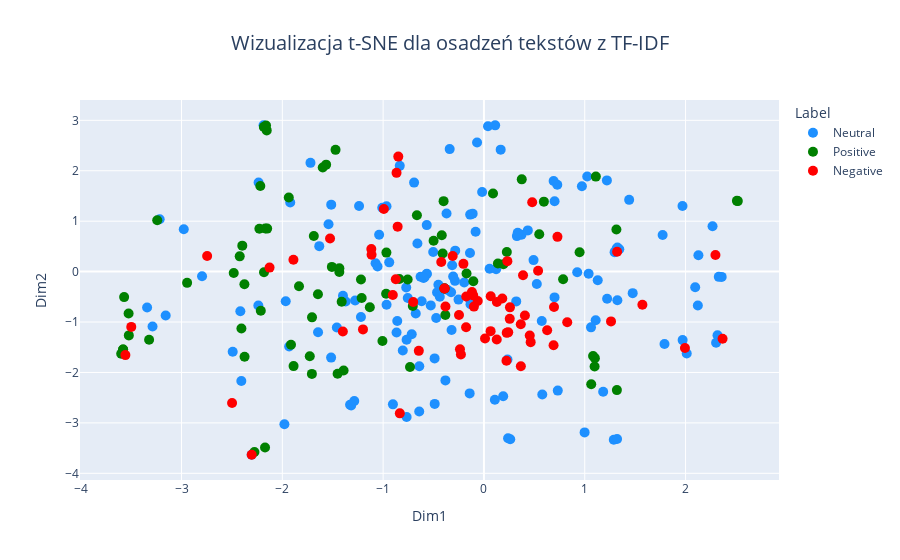

The cell this chart's notebook holds for it:
### Markdown cell above
# Tsne

### Code cell
tsne = TSNE(n_components=2, random_state=42, perplexity=12, n_iter=1000)
tsne_results_tdidf = tsne.fit_transform(tfidf_matrix.toarray())

tsne_df_tdidf = pd.DataFrame(tsne_results_tdidf, columns=['Dim1', 'Dim2'])
tsne_df_tdidf['Text'] = texts
tsne_df_tdidf['Label'] = labels

color_map = {
    "Neutral": "dodgerblue",
    "Positive": "green",
    "Negative": "red"
}

fig = px.scatter(
    tsne_df_tdidf, x='Dim1', y='Dim2', 
    color='Label', hover_data=['Text', 'Label'],
    title='Wizualizacja t-SNE dla osadzeń tekstów z TF-IDF',
    color_discrete_map=color_map
)

fig.update_traces(marker=dict(size=10))
fig.update_layout(
    title_x=0.5,
    title_font=dict(size=20)
)

fig.show()

### Figure 1 — Plotly figure (JSON) as saved in the notebook; plotly's stock layout.template omitted (floating-point values rounded to 4 significant figures; data arrays with more than 128 entries replaced by an {"elided": "..."} marker saying what was removed)
{"data": [{"customdata": {"elided": "150x2 str values"}, "hovertemplate": "Label=%{customdata[1]}<br>Dim1=%{x}<br>Dim2=%{y}<br>Text=%{customdata[0]}<extra></extra>", "legendgroup": "Neutral", "marker": {"color": "dodgerblue", "size": 10, "symbol": "circle"}, "mode": "markers", "name": "Neutral", "orientation": "v", "showlegend": true, "type": "scatter", "x": {"elided": "150 float values"}, "xaxis": "x", "y": {"elided": "150 float values"}, "yaxis": "y"}, {"customdata": {"elided": "83x2 str values"}, "hovertemplate": "Label=%{customdata[1]}<br>Dim1=%{x}<br>Dim2=%{y}<br>Text=%{customdata[0]}<extra></extra>", "legendgroup": "Positive", "marker": {"color": "green", "size": 10, "symbol": "circle"}, "mode": "markers", "name": "Positive", "orientation": "v", "showlegend": true, "type": "scatter", "x": [-3.579, -0.4093, -2.227, -0.1726, -2.182, 2.51, -3.525, -1.599, -0.9676, -0.7054, -0.3909, 0.09, -1.132, -3.58, -0.7333, -2.151, -2.182, -0.8395, 1.319, -1.888, -2.161, -1.687, -1.434, 0.7854, -0.4994, -2.171, -1.452, 0.5487, -2.182, -1.647, -1.435, 0.9489, -1.914, -2.397, -1.565, -1.728, -1.936, -2.213, 1.098, -0.3909, -0.383, 0.1932, -0.7567, 0.2272, -2.169, -2.423, -1.834, -1.411, -3.322, -2.376, -1.509, -1.22, -1.705, -3.241, 1.314, -0.6648, -2.482, -1.007, -2.945, -2.155, -3.569, -3.523, -1.392, 1.11, -0.4183, -2.277, -2.218, 2.518, 0.1387, -1.707, -2.374, 0.3753, -1.213, -1.472, 1.064, -2.406, -0.4002, 0.5948, -3.598, -0.9703, 1.083, 1.1, -0.1052], "xaxis": "x", "y": [-1.545, 0.3579, 0.8505, -0.03723, 2.867, 1.403, -0.829, 2.063, 0.3768, -0.6815, -0.3361, 1.55, -0.7069, -1.545, -1.893, 0.8531, 2.867, -0.1451, -2.35, -1.874, 2.896, 0.708, 0.06507, -0.1518, 0.6114, -3.488, -2.027, 0.7417, -0.01351, -0.4478, -0.008922, 0.3853, -1.45, 0.515, 2.121, -1.68, 1.47, -0.7762, -1.883, -0.3361, -0.861, 0.1476, -0.1576, 0.3892, 0.8562, 0.3024, -0.2891, -0.5963, -1.352, -0.252, 0.09371, -0.1552, -0.9072, 1.018, 0.8366, 1.119, -0.02806, -1.376, -0.2231, 2.801, -0.5057, -1.265, -1.961, 1.885, 0.7218, -3.576, 1.698, 1.398, 0.1594, -2.029, -1.687, 1.83, -0.5238, 2.415, -2.233, -1.13, 1.397, 1.388, -1.63, -0.44, -1.672, -1.716, -0.1909], "yaxis": "y"}, {"customdata": {"elided": "67x2 str values"}, "hovertemplate": "Label=%{customdata[1]}<br>Dim1=%{x}<br>Dim2=%{y}<br>Text=%{customdata[0]}<extra></extra>", "legendgroup": "Negative", "marker": {"color": "red", "size": 10, "symbol": "circle"}, "mode": "markers", "name": "Negative", "orientation": "v", "showlegend": true, "type": "scatter", "x": [-0.2376, -0.6461, 0.3879, -0.9041, 1.994, -0.8743, -0.2284, -1.89, -1.527, -0.8344, -3.498, -1.4, -0.7018, -0.4235, -0.3909, -3.557, 2.297, -1.115, 0.5373, -0.8671, -0.9928, 2.367, -0.3816, -1.117, -0.1065, 0.2324, -1.2, 0.4788, -0.856, -0.2035, -2.127, -2.746, 0.7293, -2.498, -0.3909, -2.304, 1.261, 0.1272, 1.321, 0.06717, 0.4546, 0.3655, 0.1821, 0.6954, 0.4063, 0.1286, 0.2581, -0.8496, -0.2473, 0.8264, 0.2409, 0.6272, 0.01075, -0.177, 0.2235, 1.572, 0.226, -0.3098, 0.2562, 0.06626, -0.09931, -0.1757, 0.3662, -0.1188, 0.4637, 0.6906, -0.06123], "xaxis": "x", "y": [-1.538, -1.572, -0.07318, -0.4645, -1.515, -0.1506, -1.645, 0.2348, 0.6556, -2.811, -1.096, -1.186, -0.6035, 0.192, -0.3361, -1.656, 0.3289, 0.3354, 0.0181, 1.958, 1.24, -1.332, -0.6907, 0.4462, -0.4709, 0.2076, -1.146, 1.375, 0.8921, 0.1541, 0.07985, 0.3109, 0.6891, -2.606, -0.3361, -3.632, -0.9873, -1.346, 0.3935, -0.4879, -1.267, -1.043, -0.5323, -0.7025, -0.8716, -0.6016, -0.7086, 2.281, -0.8603, -1.005, -1.204, -1.163, -1.326, -1.105, -1.766, -0.6556, -1.215, 0.311, -0.9369, -1.18, -0.6942, -0.4919, -1.878, -0.403, -1.399, -1.461, -0.584], "yaxis": "y"}], "layout": {"legend": {"title": {"text": "Label"}, "tracegroupgap": 0}, "title": {"font": {"size": 20}, "text": "Wizualizacja t-SNE dla osadzeń tekstów z TF-IDF", "x": 0.5}, "xaxis": {"anchor": "y", "domain": [0, 1], "title": {"text": "Dim1"}}, "yaxis": {"anchor": "x", "domain": [0, 1], "title": {"text": "Dim2"}}}}
